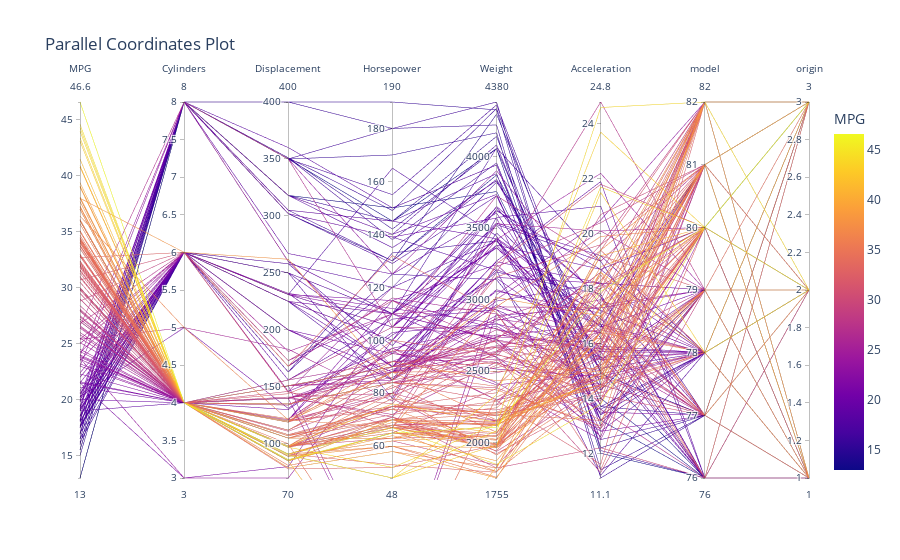

This figure's notebook cell:
### Code cell
import pandas as pd
import plotly.express as px
df = pd.read_csv("multi-cars2.csv")
numeric_columns = ['mpg', 'cylinders', 'displacement', 'horsepower', 'weight', 'acceleration']
df[numeric_columns] = df[numeric_columns].apply(pd.to_numeric, errors='coerce')

fig = px.parallel_coordinates(df, color='mpg', title='Parallel Coordinates Plot',
                              labels={'mpg': 'MPG', 'cylinders': 'Cylinders', 'displacement': 'Displacement',
                                      'horsepower': 'Horsepower', 'weight': 'Weight', 'acceleration': 'Acceleration'})
fig.show()

### Figure 1 — Plotly figure (JSON) as saved in the notebook; plotly's stock layout.template omitted (floating-point values rounded to 4 significant figures; data arrays with more than 128 entries replaced by an {"elided": "..."} marker saying what was removed)
{"data": [{"dimensions": [{"label": "MPG", "values": {"elided": "200 float values"}}, {"label": "Cylinders", "values": {"elided": "200 int values"}}, {"label": "Displacement", "values": {"elided": "200 int values"}}, {"label": "Horsepower", "values": {"elided": "200 int values"}}, {"label": "Weight", "values": {"elided": "200 int values"}}, {"label": "Acceleration", "values": {"elided": "200 float values"}}, {"label": "model", "values": {"elided": "200 int values"}}, {"label": "origin", "values": {"elided": "200 int values"}}], "domain": {"x": [0, 1], "y": [0, 1]}, "line": {"color": {"elided": "200 float values"}, "coloraxis": "coloraxis"}, "name": "", "type": "parcoords"}], "layout": {"coloraxis": {"colorbar": {"title": {"text": "MPG"}}, "colorscale": [[0, "#0d0887"], [0.1111, "#46039f"], [0.2222, "#7201a8"], [0.3333, "#9c179e"], [0.4444, "#bd3786"], [0.5556, "#d8576b"], [0.6667, "#ed7953"], [0.7778, "#fb9f3a"], [0.8889, "#fdca26"], [1, "#f0f921"]]}, "legend": {"tracegroupgap": 0}, "title": {"text": "Parallel Coordinates Plot"}}}
